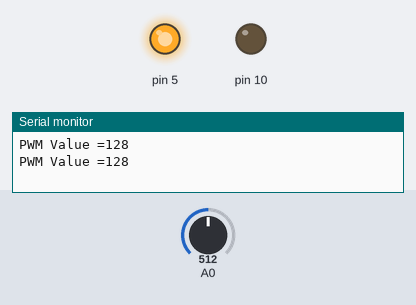
A sketch run on a simulated Arduino Uno, built with avr-gcc and run on an emulated ATmega328P. On the bench: output pins drawn as LEDs (lit = HIGH), the last lines printed to the serial monitor. The inputs (shaded band) are chosen by the test bench; at power-on: A0 = 512.

Above: at 2.3 s.
2.4 s: A0 set to 450
4.5 s: A0 set to 428
At 4.8 s:
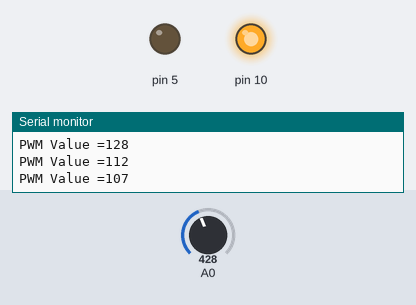
6.6 s: A0 set to 5
8.7 s: A0 set to 2
At 9.4 s:
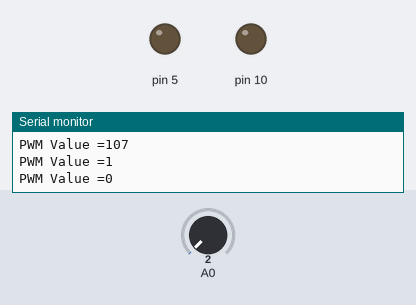
10.8 s: A0 set to 120
At 13.0 s:
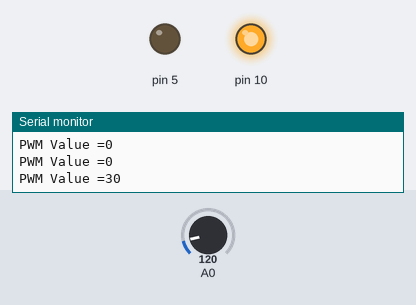
13.5 s: A0 set to 0
At 14.1 s:
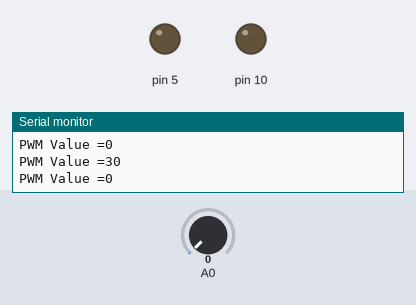
Timing chart, 0 to 16.5 s (numbered marks = the images above; inputs shaded):
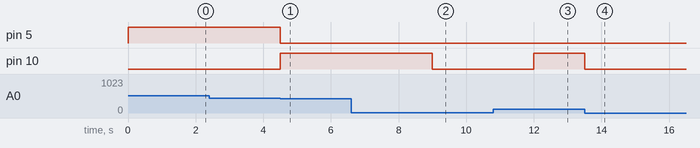

Measured:
- the behaviour switches between 440 and 439 on A0 (found by bisection; images 0 and 1)
- the behaviour switches between 4 and 3 on A0 (found by bisection; images 1 and 2)
- after the input at 4.5 s, pin 5: HIGH → LOW at once; pin 10: LOW → HIGH at once
- after the input at 8.7 s, pin 10: HIGH → LOW after 0.30 s
- after the input at 10.8 s, pin 10: LOW → HIGH after 1.2 s
- after the input at 13.5 s, pin 10: HIGH → LOW at once

The sketch:

TUGAS3.ino
```cpp
int val =0;
void setup() {
  Serial.begin(9600);
  pinMode(10,OUTPUT);
  pinMode(5,OUTPUT);
  // put your setup code here, to run once:

}

void loop() {
 val = analogRead(A0);
 int pwm=val/4;
 Serial.print("PWM Value =");
 Serial.println(pwm,DEC);
 if (pwm<=0)
 {
  digitalWrite(10,LOW);
  digitalWrite(5,LOW);
  delay(1000);
 }
 else if(110>pwm)
 {
   digitalWrite(10,HIGH);
  digitalWrite(5,LOW);
  delay(1000);
 }
 else
 {
  digitalWrite(10,LOW);
  digitalWrite(5,HIGH);
  delay(1000);
 }
 delay(500);
}
```
